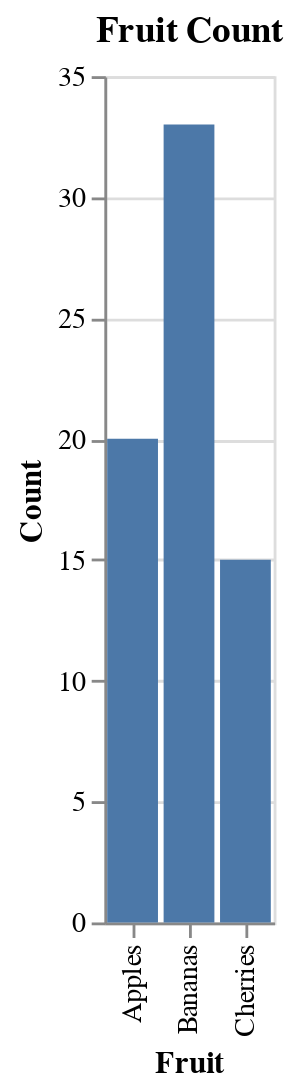

Notebook cell for this chart:
### Markdown cell above
## 4. Bar Charts

### Code cell
# Creating a bar chart
data = pd.DataFrame({
    'Fruit': ['Apples', 'Bananas', 'Cherries'],
    'Count': [20, 33, 15]
})

bar_chart = alt.Chart(data).mark_bar().encode(
    x='Fruit',
    y='Count'
).properties(
    title='Fruit Count'
)

bar_chart

### Figure 1 — Vega-Lite specification as saved in the notebook (floating-point values rounded to 4 significant figures)
{"config": {"view": {"continuousWidth": 400, "continuousHeight": 300}}, "data": {"name": "data-b574510a809aa277590fc034c1738de3"}, "mark": "bar", "encoding": {"x": {"field": "Fruit", "type": "nominal"}, "y": {"field": "Count", "type": "quantitative"}}, "title": "Fruit Count", "$schema": "https://vega.github.io/schema/vega-lite/v4.17.0.json", "datasets": {"data-b574510a809aa277590fc034c1738de3": [{"Fruit": "Apples", "Count": 20}, {"Fruit": "Bananas", "Count": 33}, {"Fruit": "Cherries", "Count": 15}]}}
